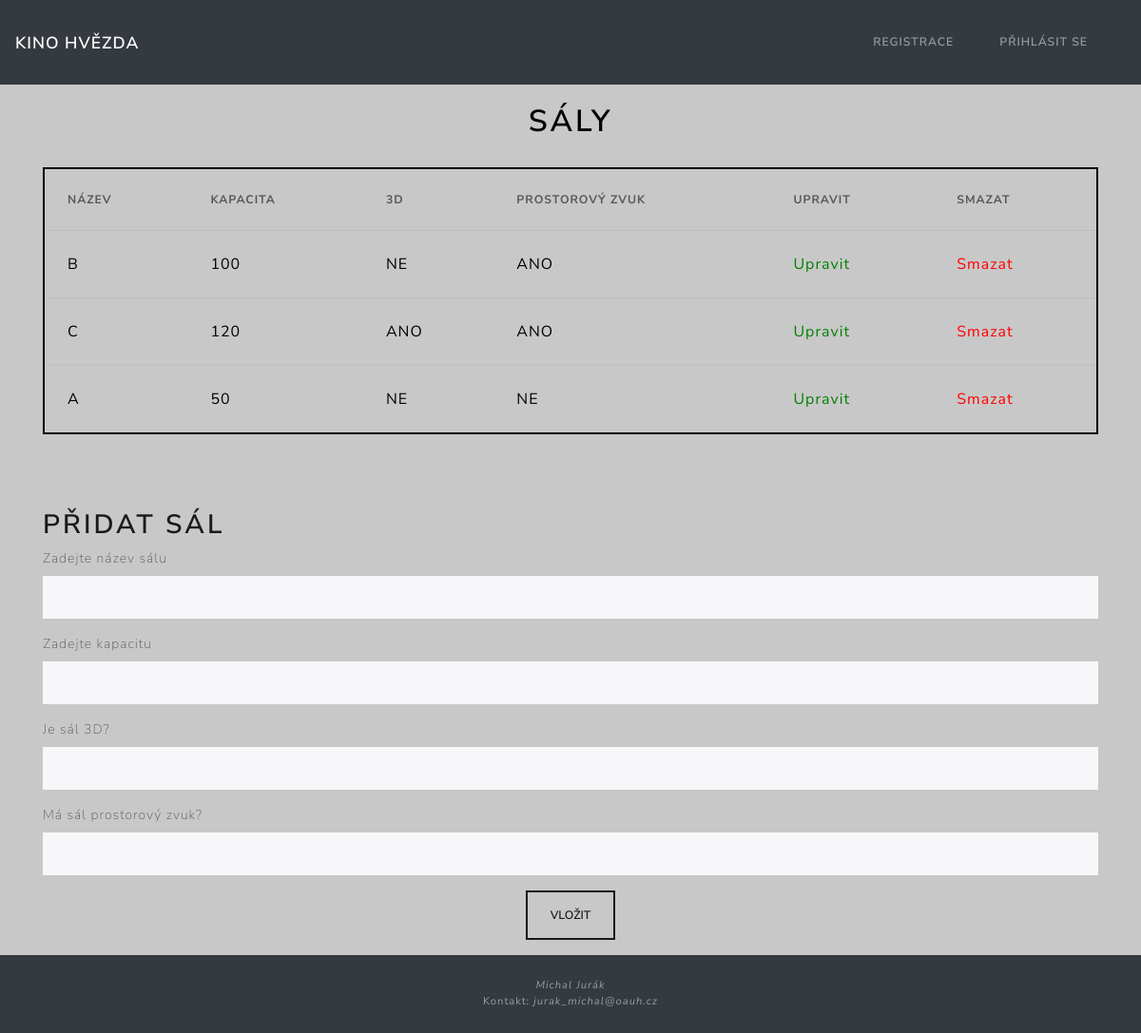
Page /index.php/controller/sal on the committed database.
### tables this page shows
CREATE TABLE `sal` (
  `id_sal` int(11) NOT NULL,
  `nazev` varchar(45) DEFAULT NULL,
  `kapacita` int(11) DEFAULT NULL,
  `je3D` varchar(10) DEFAULT NULL,
  `prostorovy_zvuk` varchar(10) DEFAULT NULL
);

### application/controllers/Controller.php (called while the page is built, shortened)
<?php
class Controller extends CI_Controller
{
   public function __construct() {
      $this->load->library('ion_auth');
      $this->load->model('Model');
      $this->load->view('layout/header');
      if(!$this->ion_auth->logged_in())$this->load->view('layout/navbar');
      else if($this->ion_auth->logged_in() && $this->ion_auth->is_admin())$this->load->view('layout/navbar_logged');
   }
     public function sal()
     {
          $this->load->library('form_validation');
          $this->form_validation->set_rules("nazev", "nazev", 'required');
          $this->form_validation->set_rules("je3D", "je3D", 'required|alpha');
          $this->form_validation->set_rules("prostorovy_zvuk", "prostorovy_zvuk", 'required|alpha');
          if($this->form_validation->run())
          {
               $data = array(
                    "nazev"     =>$this->input->post("nazev"),
                    "kapacita"  =>$this->input->post("kapacita"),
                    "je3D"    =>$this->input->post("je3D"),
                    "prostorovy_zvuk"   =>$this->input->post("prostorovy_zvuk"));
                    if($this->input->post("update"))
                    {
                         $this->Model->uprav_data_sal($data, $this->input->post("hidden_id"));
                         redirect(base_url() . "upraveno_sal");
                    }
                    if($this->input->post("insert"))
                    {
                         $this->Model->vloz_data_sal($data);
                         redirect(base_url() . "vlozeno_sal");
                    }
          }
          else
          {
               $data["vypis_sal"] = $this->Model->vypis_sal();
               $this->load->view("pages/sal", $data);
          }
}
}

### index.php (called while the page is built, shortened)
<?php
require_once BASEPATH.'core/CodeIgniter.php';

### application/models/Model.php (called while the page is built, shortened)
<?php
class Model extends CI_model
{
    public function vypis_sal()
    {
         $query = $this->db->query("SELECT * FROM sal ORDER BY id_sal ASC");
         return $query->result();
    }
}

### application/views/pages/sal.php (the view, shortened to what this page needs)
    <body>
    <div class="container">
      <h1 class="center" style="color: black">Sály</h1>
      <div class="table-responsive">
           <table class="table table-border">
                <tr>
                     <th>Název</th>
                     <th>Kapacita</th>
                     <th>3D</th>
                     <th>Prostorový zvuk</th>
                     <th>Upravit</th>
                     <th>Smazat</th>
                </tr>
           <?php
                foreach($vypis_sal as $row)
                {
           ?>
                <tr>
                     <td><?php echo $row->nazev; ?></td>
                     <td><?php echo $row->kapacita; ?></td>
                     <td><?php echo $row->je3D; ?></td>
                     <td><?php echo $row->prostorovy_zvuk; ?></td>
                     <td><a style="color: green;" href="<?php echo base_url(); ?>Controller/uprav_data_sal/<?php echo $row->id_sal; ?>">Upravit</a></td>
                     <td><a style="color: red;" href="#" class="delete_data" id="<?php echo $row->id_sal; ?>">Smazat</a></td>
                </tr>
           <?php
                }
           ?>
           </table>
      </div>
      <br><br><br>
      <h2>Přidat sál</h2>
      <div>
      <form method="post" action="<?php echo base_url()?>Controller/sal">
           <?php
           if(isset($user_data))
           {
                foreach($user_data->result() as $row)
                {
           ?>
           <div class="form-group">
                <label>Zadejte název sálu</label>
                <input type="text" name="nazev" value="<?php echo $row->nazev; ?>" class="form-control" />
                <span class="text-danger"><?php echo form_error("nazev"); ?></span>
           </div>
           <div class="form-group">
                <label>Zadejte kapacitu</label>
                <input type="text" name="kapacita" value="<?php echo $row->kapacita; ?>" class="form-control" />
                <span class="text-danger"><?php echo form_error("kapacita"); ?></span>
           </div>
           <div class="form-group">
                <label>Je sál 3D?</label>
                <input type="text" name="je3D" value="<?php echo $row->je3D; ?>" class="form-control" />
                <span class="text-danger"><?php echo form_error("je3D"); ?></span>
           </div>
           <div class="form-group">
                <label>Má sál prostorový zvuk?</label>
                <input type="text" name="prostorovy_zvuk" value="<?php echo $row->prostorovy_zvuk; ?>" class="form-control" />
                <span class="text-danger"><?php echo form_error("prostorovy_zvuk"); ?></span>
           </div>
           <div class="form-group" style="text-align: center;">
                <input type="hidden" name="hidden_id" value="<?php echo $row->id_sal; ?>" />
                <input type="submit" name="update" value="Upravit" class="btn btn-outline-success" />
           </div>
           <?php
                }
           }
           else
           {
           ?>
           <div class="form-group">
                <label>Zadejte název sálu</label>
                <input type="text" name="nazev" class="form-control" />
           </div>
           <div class="form-group">
                <label>Zadejte kapacitu</label>
                <input type="text" name="kapacita" class="form-control" />
           </div>
           <div class="form-group">
                <label>Je sál 3D?</label>
                <input type="text" name="je3D" class="form-control" />
           </div>
           <div class="form-group">
                <label>Má sál prostorový zvuk?</label>
                <input type="text" name="prostorovy_zvuk" class="form-control" />
           </div>
           <div class="form-group" style="text-align: center;">
                <input type="submit" name="insert" value="Vložit" class="btn btn-outline-primary" />
           </div>
           <?php
           }
           ?>
      </form>
      </div>
 </div>
 <footer class="py-4 bg-dark text-white-50">
	    <div class="container text-center">
	    <small>
	      <center> <a>  <i>Michal Jurák</i> </a> </br> <a>Kontakt:  <i>jurak_michal@oauh.cz</i></a>  </center>
	    </small>
	    </div>
	</footer>
  </body>
</html>

### assets/css/style.css (style rules this page uses)
.center { display: block; margin-left: auto; margin-right: auto; width: 50%; padding: 20px; }
h1 { text-align: center }
.table { border: 2px solid rgb(0, 0, 0); }
a { color: rgb(0, 0, 0); }
td { color: rgb(0, 0, 0); }

### application/views/pages/sal.php (style rules this page uses)
.center { text-align: center; }

### rows in the picture
sal: nazev "B", kapacita "100", je3D "NE", prostorovy_zvuk "ANO"
sal: nazev "C", kapacita "120", je3D "ANO", prostorovy_zvuk "ANO"
sal: nazev "A", kapacita "50", je3D "NE", prostorovy_zvuk "NE"
